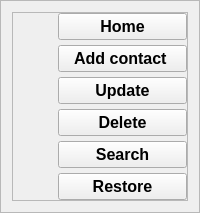
                  <widget class="QFrame" name="frame_4">
                   <property name="frameShape">
                    <enum>QFrame::StyledPanel</enum>
                   </property>
                   <property name="frameShadow">
                    <enum>QFrame::Raised</enum>
                   </property>
                   <layout class="QHBoxLayout" name="horizontalLayout_2">
                    <item alignment="Qt::AlignTop">
                     <widget class="QFrame" name="frame_6">
                      <property name="frameShape">
                       <enum>QFrame::StyledPanel</enum>
                      </property>
                      <property name="frameShadow">
                       <enum>QFrame::Raised</enum>
                      </property>
                      <layout class="QGridLayout" name="gridLayout_3">
                       <property name="leftMargin">
                        <number>0</number>
                       </property>
                       <property name="topMargin">
                        <number>0</number>
                       </property>
                       <property name="rightMargin">
                        <number>0</number>
                       </property>
                       <property name="bottomMargin">
                        <number>0</number>
                       </property>
                       <property name="spacing">
                        <number>5</number>
                       </property>
                       <item row="3" column="1">
                        <widget class="QPushButton" name="update_btn">
                         <property name="maximumSize">
                          <size>
                           <width>16777215</width>
                           <height>40</height>
                          </size>
                         </property>
                         <property name="font">
                          <font>
                           <pointsize>12</pointsize>
                           <weight>75</weight>
                           <bold>true</bold>
                          </font>
                         </property>
                         <property name="text">
                          <string>Update</string>
                         </property>
                        </widget>
                       </item>
                       <item row="0" column="0">
                        <widget class="QLabel" name="label_7">
                         <property name="minimumSize">
                          <size>
                           <width>20</width>
                           <height>20</height>
                          </size>
                         </property>
                         <property name="maximumSize">
                          <size>
                           <width>40</width>
                           <height>40</height>
                          </size>
                         </property>
                         <property name="font">
                          <font>
                           <pointsize>8</pointsize>
                           <weight>50</weight>
                           <bold>false</bold>
                          </font>
                         </property>
                         <property name="text">
                          <string/>
                         </property>
                         <property name="pixmap">
                          <pixmap resource="icon.qrc">:/icon/icons/home_icon.svg</pixmap>
                         </property>
                         <property name="scaledContents">
                          <bool>true</bool>
                         </property>
                        </widget>
                       </item>
                       <item row="4" column="1">
                        <widget class="QPushButton" name="delete_btn">
                         <property name="maximumSize">
                          <size>
                           <width>16777215</width>
                           <height>40</height>
                          </size>
                         </property>
                         <property name="font">
                          <font>
                           <pointsize>12</pointsize>
                           <weight>75</weight>
                           <bold>true</bold>
                          </font>
                         </property>
                         <property name="text">
                          <string>Delete</string>
                         </property>
                        </widget>
                       </item>
                       <item row="0" column="1">
                        <widget class="QPushButton" name="home_btn">
                         <property name="minimumSize">
                          <size>
                           <width>0</width>
                           <height>0</height>
                          </size>
                         </property>
                         <property name="maximumSize">
                          <size>
                           <width>16777215</width>
                           <height>40</height>
                          </size>
                         </property>
                         <property name="font">
                          <font>
                           <pointsize>12</pointsize>
                           <weight>75</weight>
                           <bold>true</bold>
                          </font>
                         </property>
                         <property name="text">
                          <string>Home</string>
                         </property>
                        </widget>
                       </item>
                       <item row="4" column="0">
                        <widget class="QLabel" name="label_5">
                         <property name="minimumSize">
                          <size>
                           <width>20</width>
                           <height>20</height>
                          </size>
                         </property>
                         <property name="maximumSize">
                          <size>
                           <width>40</width>
                           <height>40</height>
                          </size>
                         </property>
                         <property name="font">
                          <font>
                           <pointsize>10</pointsize>
                           <weight>75</weight>
                           <bold>true</bold>
                          </font>
                         </property>
                         <property name="text">
                          <string/>
                         </property>
                         <property name="pixmap">
                          <pixmap resource="icon.qrc">:/icon/icons/delete_icon.svg</pixmap>
                         </property>
                         <property name="scaledContents">
                          <bool>true</bool>
                         </property>
                        </widget>
                       </item>
                       <item row="6" column="1">
                        <widget class="QPushButton" name="restore_2">
                         <property name="maximumSize">
                          <size>
                           <width>16777215</width>
                           <height>40</height>
                          </size>
                         </property>
                         <property name="font">
                          <font>
                           <pointsize>12</pointsize>
                           <weight>75</weight>
                           <bold>true</bold>
                          </font>
                         </property>
                         <property name="text">
                          <string>Restore</string>
                         </property>
                        </widget>
                       </item>
                       <item row="1" column="1">
                        <widget class="QPushButton" name="insert_btn">
                         <property name="maximumSize">
                          <size>
                           <width>16777215</width>
                           <height>40</height>
                          </size>
                         </property>
                         <property name="font">
                          <font>
                           <pointsize>12</pointsize>
                           <weight>75</weight>
                           <bold>true</bold>
                          </font>
                         </property>
                         <property name="text">
                          <string>Add contact </string>
                         </property>
                        </widget>
                       </item>
                       <item row="5" column="1">
                        <widget class="QPushButton" name="search_btn">
                         <property name="maximumSize">
                          <size>
                           <width>16777215</width>
                           <height>40</height>
                          </size>
                         </property>
                         <property name="font">
                          <font>
                           <pointsize>12</pointsize>
                           <weight>75</weight>
                           <bold>true</bold>
                          </font>
                         </property>
                         <property name="text">
                          <string>Search</string>
                         </property>
                        </widget>
                       </item>
                       <item row="5" column="0">
                        <widget class="QLabel" name="label_6">
                         <property name="minimumSize">
                          <size>
                           <width>20</width>
                           <height>20</height>
                          </size>
                         </property>
                         <property name="maximumSize">
                          <size>
                           <width>40</width>
                           <height>40</height>
                          </size>
                         </property>
                         <property name="font">
                          <font>
                           <pointsize>10</pointsize>
                           <weight>75</weight>
                           <bold>true</bold>
                          </font>
                         </property>
                         <property name="text">
                          <string/>
                         </property>
                         <property name="pixmap">
                          <pixmap resource="icon.qrc">:/icon/icons/search_icon.svg</pixmap>
                         </property>
                         <property name="scaledContents">
                          <bool>true</bool>
                         </property>
                        </widget>
                       </item>
                       <item row="1" column="0">
                        <widget class="QLabel" name="label_3">
                         <property name="minimumSize">
                          <size>
                           <width>20</width>
                           <height>20</height>
                          </size>
                         </property>
                         <property name="maximumSize">
                          <size>
                           <width>40</width>
                           <height>40</height>
                          </size>
                         </property>
                         <property name="font">
                          <font>
                           <pointsize>10</pointsize>
                           <weight>75</weight>
                           <bold>true</bold>
                          </font>
                         </property>
                         <property name="text">
                          <string/>
                         </property>
                         <property name="pixmap">
                          <pixmap resource="icon.qrc">:/icon/icons/add_icon.svg</pixmap>
                         </property>
                         <property name="scaledContents">
                          <bool>true</bool>
                         </property>
                        </widget>
                       </item>
                       <item row="6" column="0">
                        <widget class="QLabel" name="label_4">
                         <property name="minimumSize">
                          <size>
                           <width>20</width>
                           <height>20</height>
                          </size>
                         </property>
                         <property name="maximumSize">
                          <size>
                           <width>40</width>
                           <height>40</height>
                          </size>
                         </property>
                         <property name="font">
                          <font>
                           <pointsize>10</pointsize>
                           <weight>75</weight>
                           <bold>true</bold>
                          </font>
                         </property>
                         <property name="text">
                          <string/>
                         </property>
                         <property name="pixmap">
                          <pixmap resource="icon.qrc">:/icon/icons/update_icon.svg</pixmap>
                         </property>
                         <property name="scaledContents">
                          <bool>true</bool>
                         </property>
                        </widget>
                       </item>
                       <item row="3" column="0">
                        <widget class="QLabel" name="label_16">
                         <property name="minimumSize">
                          <size>
                           <width>20</width>
                           <height>20</height>
                          </size>
                         </property>
                         <property name="maximumSize">
                          <size>
                           <width>40</width>
                           <height>40</height>
                          </size>
                         </property>
                         <property name="text">
                          <string/>
                         </property>
                         <property name="pixmap">
                          <pixmap>icons/icons8-upward-arrow-64.png</pixmap>
                         </property>
                         <property name="scaledContents">
                          <bool>true</bool>
                         </property>
                        </widget>
                       </item>
                      </layout>
                     </widget>
                    </item>
                   </layout>
                  </widget>
